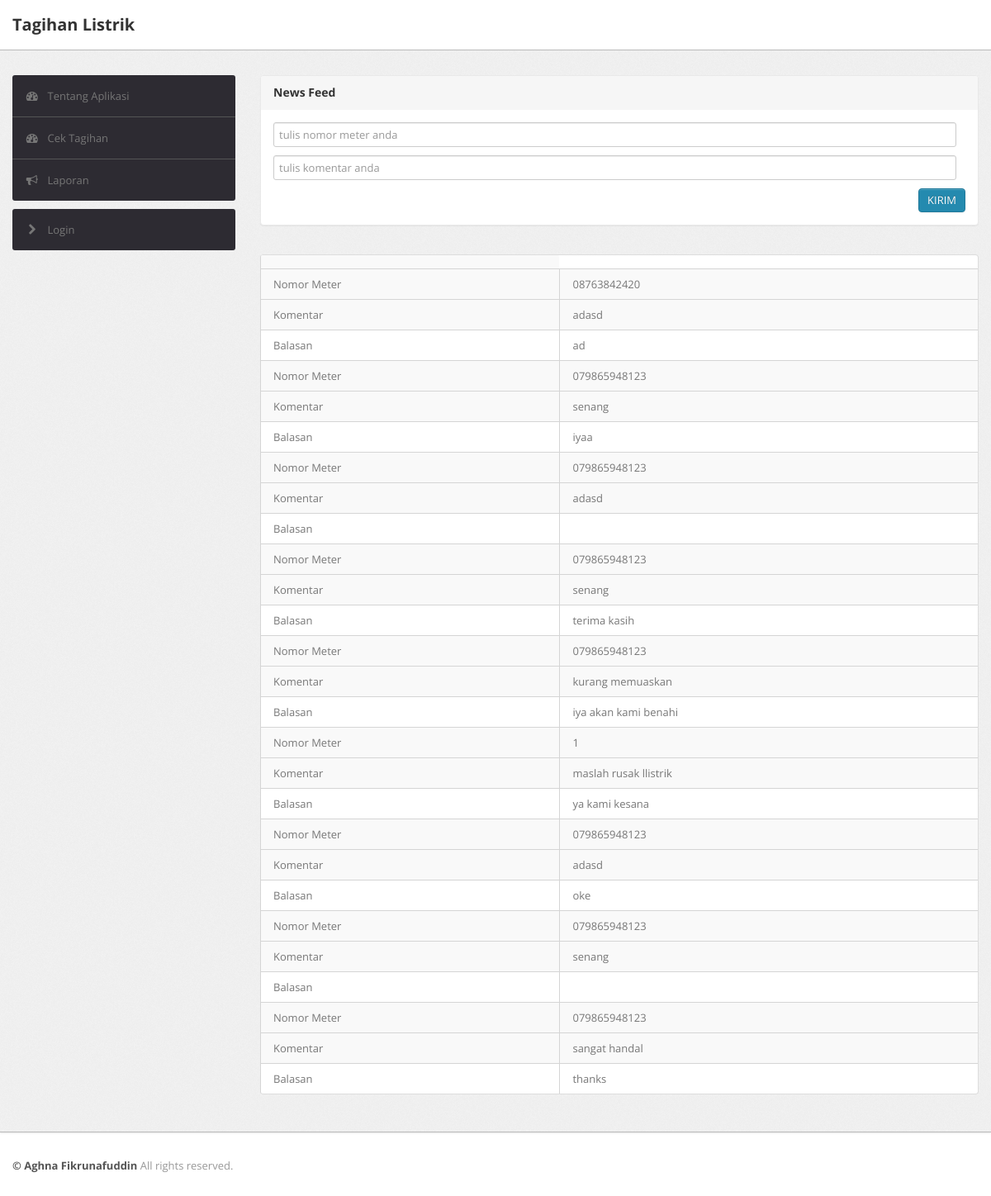
/index.php/laporanpeng, run on the app's committed database.
### tables this page shows
CREATE TABLE `tb_laporan` (
  `nomor_meter` char(15) NOT NULL,
  `id_laporan` int(11) NOT NULL,
  `komentar` text NOT NULL,
  `balas` text,
  `id_user` varchar(100) DEFAULT NULL
);

### application/controllers/Laporanpeng.php (called while the page is built, shortened)
<?php
class Laporanpeng extends CI_Controller
{
	public function __construct()
	{
		$this->load->helper('url');
		$this->load->model('m_laporan');
	}
	public function index()
	{
		$data2['data']=$this->m_laporan->tampil_data()->result();
		$this->load->view('v_laporanpeng',$data2);
	}
}

### index.php (called while the page is built, shortened)
<?php
require_once BASEPATH.'core/CodeIgniter.php';

### application/models/M_laporan.php (called while the page is built, shortened)
<?php
class M_laporan extends CI_Model
{
	public function tampil_data()
	{
		$query=$this->db->query('SELECT * FROM tb_laporan');
		return $query;
	}
}

### application/views/v_laporanpeng.php (the view, shortened to what this page needs)
<!DOCTYPE html>
<html lang="en">
<head>
    <head>
        <link type="text/css" href="<?= base_url()?>assets/bootstrap/css/bootstrap.min.css" rel="stylesheet">
        <link type="text/css" href="<?= base_url()?>assets/bootstrap/css/bootstrap-responsive.min.css" rel="stylesheet">
        <link type="text/css" href="<?= base_url()?>assets/css/theme.css" rel="stylesheet">
        <link type="text/css" href="<?= base_url()?>assets/images/icons/css/font-awesome.css" rel="stylesheet">
    </head>
    <body>
        <div class="navbar navbar-fixed-top">
            <div class="navbar-inner">
                <div class="container">
                        <a class="brand" >Tagihan Listrik</a>
                </div>
            </div>
        </div>
        <div class="wrapper">
            <div class="container">
                <div class="row">
                    <div class="span3">
                        <div class="sidebar">
                            <ul class="widget widget-menu unstyled">
                                <li class="active"><a href="/tagihan-listrik/awal"><i class="menu-icon icon-dashboard"></i>Tentang Aplikasi
                                </a></li>
                                <li class="active"><a href="utama"><i class="menu-icon icon-dashboard"></i>Cek Tagihan
                                </a></li>
                                <li><a href="laporanpeng"><i class="menu-icon icon-bullhorn"></i>Laporan</a>
                                </li>
                            </ul>
                            <ul class="widget widget-menu unstyled">
                                <li><a href="login"><i class="menu-icon icon-chevron-right"></i>Login </a></li>
                            </ul>
                        </div>
                    </div>
                    <div class="span9">
                        <div class="content">
                        <div class="module">
                            <div class="module-head">
                                <h3>News Feed</h3>
                            </div>
                            <div class="module-body">
                                    <form method="post" action="/tagihan-listrik/laporanpeng/simpan">
                                        <div class="row-fluid">
                                            <input type="text" name="nomor" id="nomor" style="width: 97%" style="scroll-behavior: 20px" placeholder="tulis nomor meter anda">
                                        </div>
                                        <div class="row-fluid">
                                            <input type="text" name="komentar" id="komentar" style="width: 97%" placeholder="tulis komentar anda" ">
                                        </div>
                                        <div class="clearfix">
                                            <input type="submit" name="simpan" class="btn btn-primary pull-right" value="KIRIM">
                                        </div>
                                        </form>
                                    </div>
                                </div>
                                <div class="module-body table">
                                <table cellpadding="0" cellspacing="0" border="0" class="datatable-1 table table-bordered table-striped  display" width="100%">
                                <tr ><td></td></tr>
                                    <tbody>
            <?  foreach ($data as $r)
            {   echo "<tr>
                        <td>Nomor Meter</td>
                        <td>".$r->nomor_meter."</td>
                        <tr>
                        </tr>
                        <td>Komentar</td>
                        <td>".$r->komentar."</td>
                          </tr>
                          <tr>
                          <td>Balasan</td>
                          <td>".$r->balas."</td></tr> ";
            }
        ?>
                                    </tbody>
                                </table>
                            </div>
                                </div>
                            </div>
                        </div>
                    </div>
                </div>
        <div class="footer">
            <div class="container">
                <b class="copyright">&copy; Aghna Fikrunafuddin </b>All rights reserved.
            </div>
        </div>
    </body>

### data on the page
tb_laporan: nomor_meter "08763842420", komentar "adasd", balas "ad"
tb_laporan: nomor_meter "079865948123", komentar "senang", balas "iyaa"
tb_laporan: nomor_meter "079865948123", komentar "adasd"
tb_laporan: nomor_meter "079865948123", komentar "senang", balas "terima kasih"
tb_laporan: nomor_meter "079865948123", komentar "kurang memuaskan", balas "iya akan kami benahi"
tb_laporan: nomor_meter "1", komentar "maslah rusak llistrik", balas "ya kami kesana"
tb_laporan: nomor_meter "079865948123", komentar "adasd", balas "oke"
tb_laporan: nomor_meter "079865948123", komentar "senang"
tb_laporan: nomor_meter "079865948123", komentar "sangat handal", balas "thanks"
